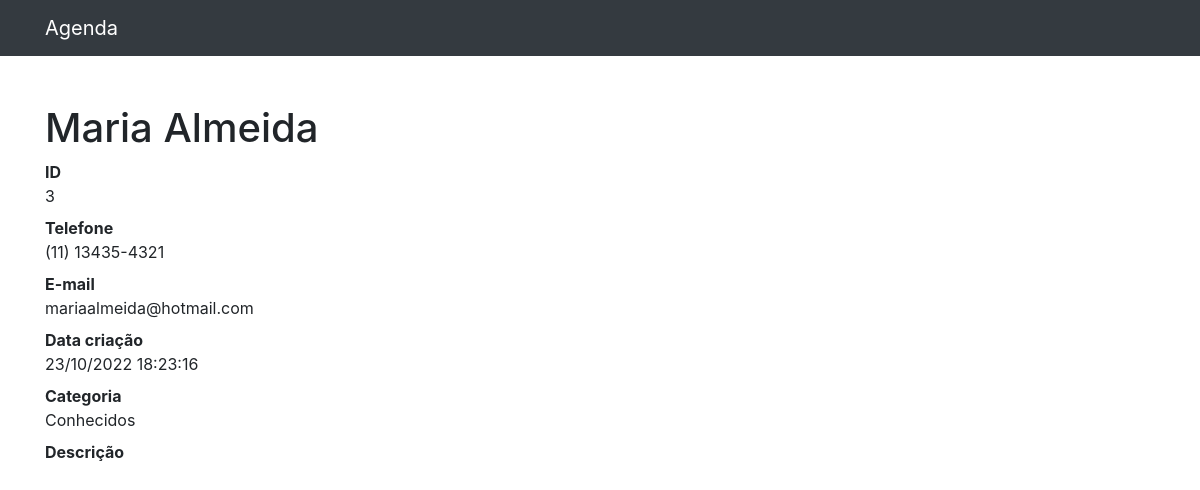
Page /3 on the committed database.
### contatos/models.py (models this page shows, shortened)
class Contato(models.Model):
    nome = models.CharField(max_length=255)
    sobrenome = models.CharField(max_length=255, blank=True)
    telefone = models.CharField(max_length=255)
    email = models.CharField(max_length=255, blank=True)
    data_criacao = models.DateTimeField(default=timezone.now)
    descricao = models.TextField(blank=True)
    categoria = models.ForeignKey(Categoria, on_delete=models.DO_NOTHING)
    mostrar = models.BooleanField(default=True)

class Categoria(models.Model):
    nome = models.CharField(max_length=255)
    def __str__(self):
        return self.nome

### contatos/views.py (the view)
# urls.py: path('<int:contato_id>', views.ver_contato, name='ver_contato'),
def ver_contato(request, contato_id):
	contato = get_object_or_404(Contato, id=contato_id)
	return render(request, 'contatos/ver_contato.html', {
		'contato': contato
	})

### contatos/templates/contatos/ver_contato.html (shortened to what this page needs)
{% extends 'base.html' %}
{%block conteudo%}
<h1 class="mt-5">{{ contato.nome }} {{ contato.sobrenome }}</h1>
        <dl>
          <dt>ID</dt>
          <dd>{{ contato.id }}</dd>
          <dt>Telefone</dt>
          <dd>{{ contato.telefone }}</dd>
          <dt>E-mail</dt>
          <dd>{{ contato.email }}</dd>
          <dt>Data criação</dt>
          <dd>{{ contato.data_criacao|date:'d/m/Y H:i:s'}}</dd>
          <dt>Categoria</dt>
          <dd>{{ contato.categoria }}</dd>
          <dt>Descrição</dt>
        </dl>
{%endblock%}

### rows in the picture
Contato: nome "Maria", sobrenome "Almeida", id "3", telefone "(11) 13435-4321", email "mariaalmeida@hotmail.com", data_criacao "23/10/2022 18:23:16", categoria "Conhecidos"
